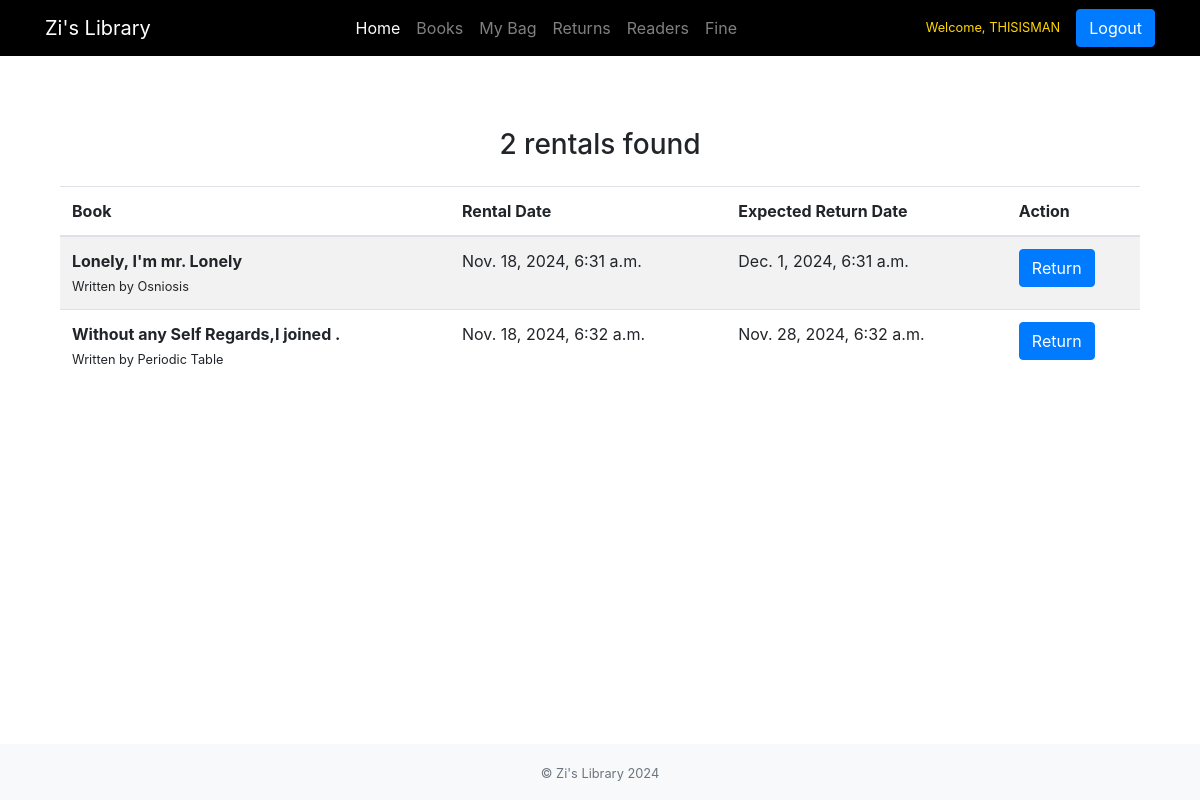
The app's page /returns/ (signed in) with its own data.
### library/models.py (models this page shows, shortened)
class Checkout(models.Model):
  book=models.ForeignKey(books,on_delete=models.CASCADE,null=True)
  reader=models.ForeignKey(User,on_delete=models.CASCADE)
  checkout_date=models.DateTimeField()
  return_due_date=models.DateTimeField()
  returned=models.BooleanField(default=False)

class books(models.Model):
  title=models.CharField(max_length=200)
  author=models.CharField(max_length=200)
  image=models.ImageField(upload_to='photos/',blank=True,null=True)
  status=models.BooleanField(default=True)

### library/views.py (the view)
# urls.py: path('returns/',views.returns,name='returns'),
@login_required
def returns(request):
    rentals=Checkout.objects.filter(reader=request.user,returned=False)
    return render(request,'returns.html',{'rentals':rentals})

### library/templates/returns.html (shortened to what this page needs)
{% extends "home.html" %}
{% block content %}
<div class="container mt-4">
  <h3 class="text-center mb-4">{{ rentals.count }} rentals found</h3>
  <table class="table table-striped">
      <thead>
          <tr>
              <th scope="col">Book</th>
              <th scope="col">Rental Date</th>
              <th scope="col">Expected Return Date</th>
              <th scope="col">Action</th>
          </tr>
      </thead>
      <tbody>
        {% for rental in rentals %}
          <tr>
              <td>
                  <strong>{{ rental.book.title }}</strong><br>
                  <small>Written by {{ rental.book.author }}</small><br>
              </td>
              <td>{{ rental.checkout_date }}</td>
              <td>{{ rental.return_due_date }}</td>
              <td>
                <form action="{% url 'rental' %}" method="post">
                  <button class="btn btn-primary" type="submit">Return</button>
                </form>
              </td>
          </tr>
        {% empty %}
          <tr>
              <td colspan="4" class="text-center">
                <p style="color:red;">No rentals found or all books have been returned.</p>
              </td>
          </tr>
        {% endfor %}
      </tbody>
  </table>
</div>
{% endblock %}

### templates/home.html (shortened to what this page needs)
<!DOCTYPE html>
<html lang="en">
<head>
  <link rel="stylesheet" href="https://cdnjs.cloudflare.com/ajax/libs/font-awesome/6.0.0-beta3/css/all.min.css">
  <link rel="stylesheet" href="https://cdn.jsdelivr.net/npm/bootstrap@4.3.1/dist/css/bootstrap.min.css">
</head>
<body class="d-flex flex-column min-vh-100">
  <nav class="navbar navbar-expand-lg navbar-dark" style="background-color:black;">
    <div class="container">
      <a class="navbar-brand" href="{% url 'home'%}">Zi's Library</a>
      <div class="collapse navbar-collapse" id="navbarNav">
        <ul class="navbar-nav mx-auto">
          <li class="nav-item active">
            <a class="nav-link" href="{% url 'home'%}">Home <span class="sr-only">(current)</span></a>
          </li>
          <li class="nav-item">
            <a class="nav-link" href="{% url 'books' %}">Books</a>
          </li>
          <li class="nav-item">
            <a class="nav-link" href="{% url 'myBag'%}" >My Bag</a>
          </li>
          <li class="nav-item">
            <a class="nav-link" href="{% url 'returns'%}">Returns</a>
          </li>
          <li class="nav-item">
            <a class="nav-link" href="{% url 'readers'%}">Readers</a>
          </li>
          <li class="nav-item">
            <a class="nav-link" href="{% url 'fine'%}">Fine</a>
          </li>
        </ul>
     {% if user.is_authenticated %}
     <span style="color: #FFD700; font-size:0.8rem" class="mr-2">Welcome, {{ user.username }}</span>
        <a class="btn btn-primary ml-2" href="{% url 'logout'%}" role="button">Logout</a>
     {% else %}
     <a class="btn btn-primary ml-2" href="{% url 'login'%}" role="button">Login</a>
    {% endif %}
    </div>
    </div>
  </nav>
  <div class="container my-5 flex-grow-1">
    {% block content %}{% endblock %}
  </div>
  <footer class="footer bg-light py-3 text-center">
    <div class="container">
      <small class="text-muted">© Zi's Library 2024</small>
    </div>
  </footer>
</body>
</html>

### records on screen
Checkout: book "Lonely, I'm mr. Lonely", book.author "Osniosis", checkout_date "Nov. 18, 2024, 6:31 a.m.", return_due_date "Dec. 1, 2024, 6:31 a.m."
Checkout: book "Without any Self Regards,I joined .", book.author "Periodic Table", checkout_date "Nov. 18, 2024, 6:32 a.m.", return_due_date "Nov. 28, 2024, 6:32 a.m."

### other values on screen
{{ user.username }} "THISISMAN"
{{ rentals.count }} "2"
